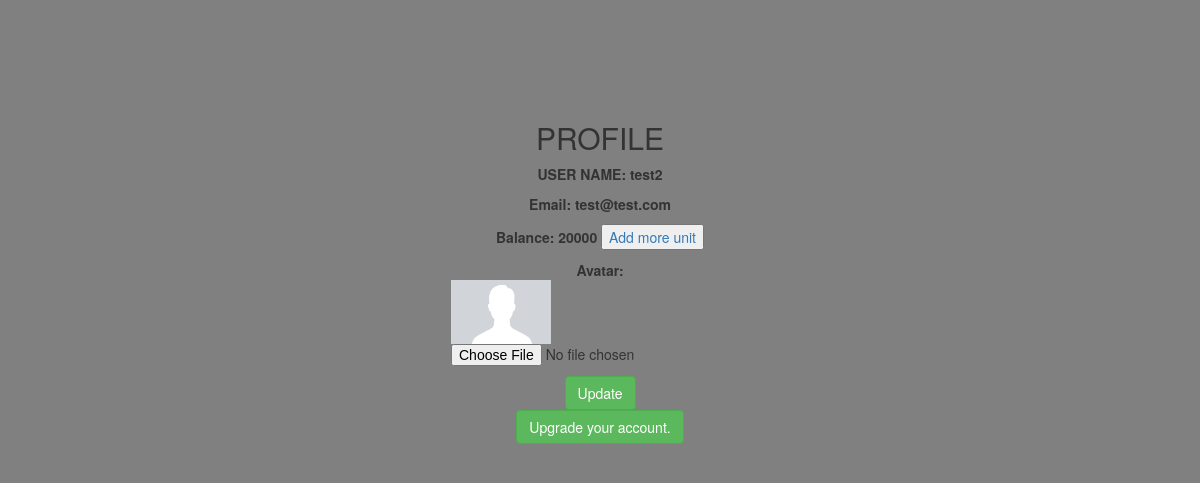
/profile.php (signed in), run on the app's committed database.
### tables this page shows
CREATE TABLE `users` (
  `ID` varchar(10) NOT NULL,
  `User_mail` varchar(50) NOT NULL,
  `User_name` varchar(50) NOT NULL,
  `Password` varchar(50) NOT NULL,
  `Balance` int(11) NOT NULL,
  `Avatar` varchar(50) NOT NULL
);

### profile.php (the view, shortened to what this page needs)
<?php
    include "db_conn.php";
?>
<!DOCTYPE html>
<html>
<head>
  <link rel="stylesheet" href="https://maxcdn.bootstrapcdn.com/bootstrap/3.4.1/css/bootstrap.min.css">
  <link rel="stylesheet" href="style.css" type="text/css"/>
</head>
<body>
    <?php
        $name = $_SESSION["User_name"];
        $sql = "SELECT * from users WHERE User_name='$name'";
        $result = $conn-> query($sql);
        if($result -> num_rows > 0) {
            $row = $result -> fetch_assoc();
            if ($row["Avatar"]) {
                $ava = $row["Avatar"];
              }
              else {
                $ava = "profile.png";
              }
        }
    ?>
    <div class="list-app">
    <h2> PROFILE </h2>
    <form action="update_profile.php?fid=<?php echo $row["User_name"]; ?>" method="POST" enctype="multipart/form-data">
        <p>
            <b>USER NAME: </b>
            <b><?php echo $row["User_name"]; ?></b>
        </p>
        <p>
            <b>Email: </b>
            <b><?php echo $row["User_mail"]; ?></b>
        </p>
        <p>
            <b>Balance: </b>
            <b><?php echo $row["Balance"]; ?></b>
            <a href="Unit_code.php?fid=<?php echo $row["User_name"]; ?>">
                <button type="button">Add more unit</button>
            </a>
        </p>
        <p>
            <b>Avatar: </b>
            <img src="images/<?php echo $ava?>"  class="image">
            <input type="file" value="Upload Image" name="image">
        </p>
        <button class="btn btn-success" type="submit" name="update">Update</button>
        <p>
            <a href="Upgrade.php?pid=<?php echo $row2["User_name"]; ?>" title="Upgrade page">
                <button class="btn btn-success">Upgrade your account.</button>
            </a>
        </p>
    </form>
</div>
</body>

### style.css (style rules this page uses)
body { background-color: gray; }
div.Login-box, div.list-app { border: solid gray 1px; text-align: center; width: 25%; border-radius: 5px; margin: 100px auto; }
h2, div.admin-title { text-align: center; }
.image { opacity: 1; display: block; width: 100px; height: auto; transition: .5s ease; backface-visibility: hidden; }

### data on the page
users: User_name "test2", User_mail "test@test.com", Balance "20000"
